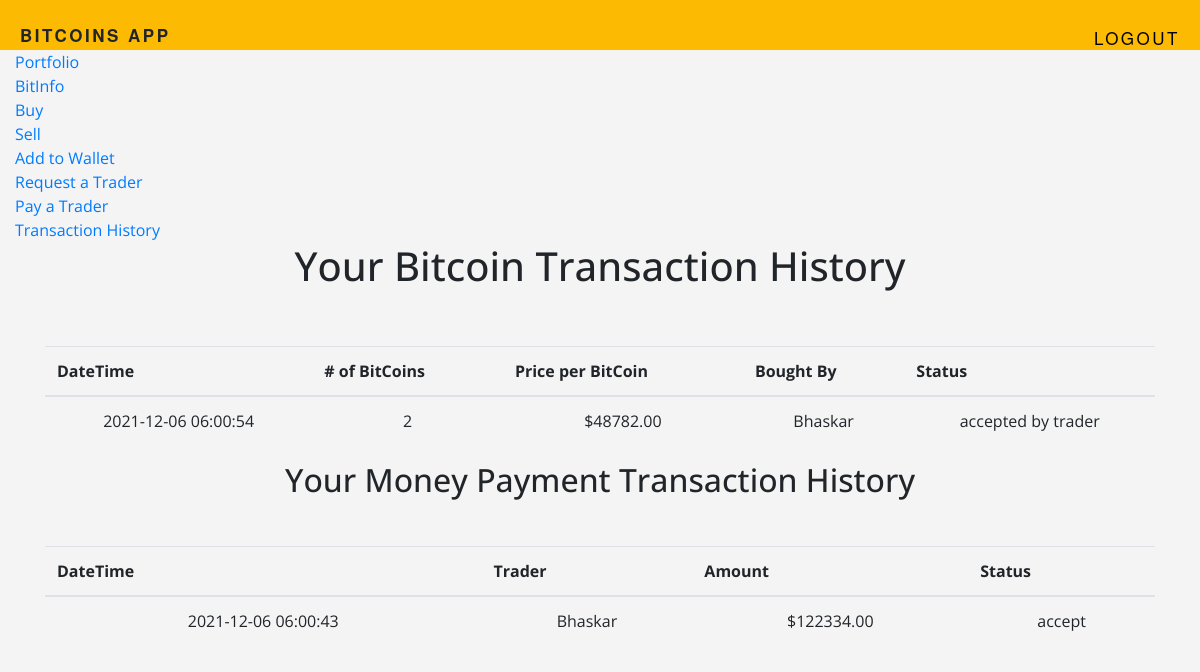
/history (signed in), run on an earlier commit of the app's database.
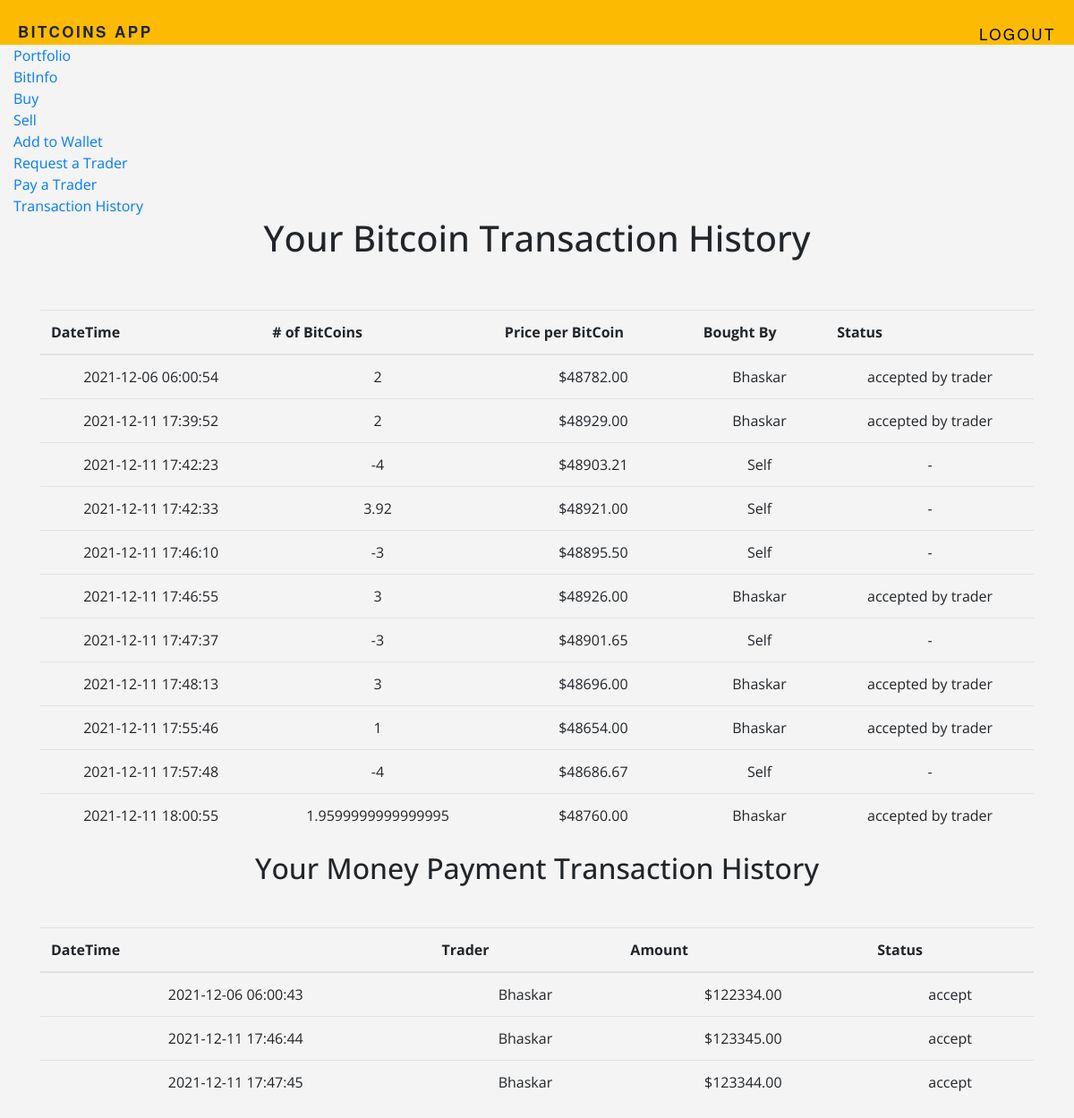
And on a later commit of the database.
### tables this page shows
CREATE TABLE 'BITCOIN_TRANSACTIONS'('NUMBER_OF_BITCOINS' DECIMAL,
	'PRICE' INTEGER,
	'DATE_TIME' TIMESTAMP NOT NULL DEFAULT CURRENT_TIMESTAMP,
	'COMMISSION_TYPE' VARCHAR(1),
	'COMMISSION_AMOUNT' INTEGER,
	'CLIENT_ID' INTEGER,
	'TRADER_ID' INTEGER DEFAULT NULL,
	'FINAL_STATUS' VARCHAR(1),
	PRIMARY KEY ('CLIENT_ID', 'DATE_TIME')
	-- PRIMARY KEY ('CLIENT_ID', 'TRADER_ID', 'DATE_TIME')
	-- FOREIGN KEY ('CLIENT_ID') REFERENCES 'Client' ON DELETE CASCADE,
	-- FOREIGN KEY ('TRADER_ID') REFERENCES 'Trader' ON DELETE CASCADE
);

CREATE TABLE 'User'('USER_ID'  INTEGER NOT NULL PRIMARY KEY AUTOINCREMENT,
	'USERNAME' VARCHAR(20),
	'FNAME' VARCHAR(20), 
	'LNAME' VARCHAR(20),
	'PHONE' INTEGER(10),
	'CELL' INTEGER(10),
	'EMAIL' VARCHAR(50),
	'ROLE' VARCHAR(1) DEFAULT 'c',
	'HPWD' VARCHAR NOT NULL
);

CREATE TABLE 'MONEY_PAYMENT_TRANSACTIONS'('AMOUNT' INTEGER,
	'DATE_TIME' TIMESTAMP NOT NULL DEFAULT CURRENT_TIMESTAMP,
	'TRADER_ID' INT,
	'CLIENT_ID' INT,
	'FINAL_STATUS' VARCHAR(1),
	PRIMARY KEY ('CLIENT_ID', 'TRADER_ID', 'DATE_TIME')
	-- FOREIGN KEY ('CLIENT_ID') REFERENCES 'Client' ON DELETE CASCADE,
	-- FOREIGN KEY ('TRADER_ID') REFERENCES 'Trader' ON DELETE CASCADE
);

### app.py (the view)
@app.route('/history')
@login_required
def history():
    user = session["user_id"]
    previous_bitcoin_transactions = db.execute("SELECT * FROM BITCOIN_TRANSACTIONS b WHERE b.CLIENT_ID = (?)", user)
    username = db.execute("SELECT USER_ID , USERNAME FROM user u")
    usernames={}
    for i in range(len(username)):
        usernames[username[i]["USER_ID"]] = username[i]["USERNAME"]
    previous_moneyPayment_transactions = db.execute("SELECT * FROM MONEY_PAYMENT_TRANSACTIONS WHERE CLIENT_ID = (?)", user)
    return render_template("history.html", previous_bitcoin_transactions=previous_bitcoin_transactions, previous_moneyPayment_transactions=previous_moneyPayment_transactions, usernames = usernames)

### app.py (called while the page is built)
@app.after_request
def after_request(response):
    response.headers["Cache-Control"] = "no-cache, no-store, must-revalidate"
    response.headers["Expires"] = 0
    response.headers["Pragma"] = "no-cache"
    return response

@app.before_request
def before_request():
    g.user = None
    if 'user_id' in session:
        print("\n session['user_id]:", session['user_id'])
        y = db.execute("SELECT * from User")
        role = [w for w in y if w['USER_ID']==session['user_id']]
        print("role: ", role)
        print("\n role: ", role)
        g.role = role[0]['ROLE']
        g.user = role[0]['USERNAME']

def login_required(f):
    @wraps(f)
    def decorated_function(*args, **kwargs):
        if g.user is None:
            return redirect(url_for('login', next=request.url))
        return f(*args, **kwargs)
    return decorated_function

### templates/history.html (shortened to what this page needs)
{%extends "layout.html" %}
{% block content %}
    <section class="hero is-success is-fullheight">
      <div class="hero-body">
        <div class="container">
    <h1><center>Your Bitcoin Transaction History</center><br></h1>
       <table class="table">
      <thead>
        <tr>
          <th scope="col">DateTime</th>
          <th scope="col"># of BitCoins</th>
          <th scope="col">Price per BitCoin</th>
            <th scope="col">Bought By</th>
            <th scope="col">Status</th>
        </tr>
      </thead>
      <tbody>
          {% for i in previous_bitcoin_transactions %}
        <tr>
          <td>{{ i["DATE_TIME"].upper() }}</th>
          <td>{{ i["NUMBER_OF_BITCOINS"] }}</td>
          <td>${{  "%.2f"|format(i["PRICE"]) }}</td>
           {% if i["TRADER_ID"] != None %}
            <td>{{usernames[i["TRADER_ID"]]}}</td>
            {% else %}
            <td>Self</td>
            {% endif %}
            {% if i["FINAL_STATUS"] == '1' and i["TRADER_ID"] != None %}
            <td>accepted by trader</td>
            {% elif i["TRADER_ID"] != None %}
            <td>declined by trader</td>
            {% elif i["TRADER_ID"] == None %}
            <td>-</td>
            {% endif %}
          {% endfor %}
        </tr>
      </tbody>
    </table>
    {% if previous_moneyPayment_transactions %}
    <h2><center>Your Money Payment Transaction History</center><br></h2>
       <table class="table">
      <thead>
        <tr>
          <th scope="col">DateTime</th>
          <th scope="col">Trader</th>
          <th scope="col">Amount</th>
          <th scope="col">Status</th>
        </tr>
      </thead>
      <tbody>
          {% for i in previous_moneyPayment_transactions %}
        <tr>
          <td>{{ i["DATE_TIME"].upper() }}</th>
          <td>{{usernames[i["TRADER_ID"]]}}</td>
          <td>${{"%.2f"|format(i["AMOUNT"]) }}</td>
          <td>{{ 'accept' if i["FINAL_STATUS"] == '1' else 'pending' if i["FINAL_STATUS"] == '0' else 'decline' }}</td>
          {% endfor %}
        </tr>
      </tbody>
    </table>
    {% endif %}
        </div>
      </div>
    </section>
{% endblock %}

### templates/layout.html (shortened to what this page needs)
<!doctype HTML>
    <html lang="en">
      <head>
        <link rel="stylesheet" href="https://stackpath.bootstrapcdn.com/bootstrap/4.1.3/css/bootstrap.min.css">
        <link href="{{ url_for('static', filename='css/main.css') }}" rel="stylesheet">
     </head>
     <body>
        <header>
            <h1 class="title"><b>BitCoins App</b></h1>
            <ul class="name nav navbar-nav ml-auto">
                {% if g.user %}
                    <li><a href="{{ url_for('logout') }}"><font color="#000000">Logout</font></a></li>
                {% endif %}
        </header>
        <div class="container-fluid">
            <ul class="nav navbar-nav navbar-right">
                {% if g.user %}
                  {% if g.role =='trader' %}
                    <li><a href="{{ url_for('bitinfo') }}">BitInfo</a></li>
                    <li><a href="{{url_for('view_requests')}}">View Bitcoin Requests</a></li>
                    <li><a href="{{url_for('trader_accept')}}">View Money Requests</a></li>
                    <li><a href="{{url_for('client_info')}}">View Client Info</a></li>
                  {% elif  g.role =='client' %}
                    <li><a href="{{ url_for('profile') }}">Portfolio</a></li>
                    <li><a href="{{ url_for('bitinfo') }}">BitInfo</a></li>
                    <li><a href="{{url_for('buy')}}">Buy</a></li>
                    <li><a href="{{url_for('sell')}}">Sell</a></li>
                    <li><a href="{{url_for('add_to_wallet')}}">Add to Wallet</a></li>
                    <li><a href="{{url_for('request_a_trader')}}">Request a Trader</a></li>
                    <li><a href="{{url_for('pay_to_trader')}}">Pay a Trader</a></li>
                    <li><a href="{{ url_for('history') }}">Transaction History</a></li>
                  {% elif  g.role =='admin' %}
                    <li><a href="{{ url_for('bitinfo') }}">BitInfo</a></li>
                    <li><a href="{{ url_for('insights')}}">Insights</a></li>
                {% endif %}
                {% else %}
                  <li><a href="{{ url_for('signup') }}">Register</a></li>
                  <li><a href="{{ url_for('login') }}">Login</a></li>
                {% endif %}
            </ul>
            {% block content %}
            {% endblock %}
        </div>
      </body>
</html>

### static/css/main.css (style rules this page uses)
body { background-color: #f4f4f4; font-family: 'Open Sans', sans-serif; }
header { background-color: #fcba03; padding: 25px 0; }
.title { font-family: 'Helvetica Neue', Arial, Helvetica, sans-serif; font-size: 17px; letter-spacing: 2.5px; text-transform: uppercase; margin: 0px 20px; }
td { text-align: center; }
.name { float: right; font-family: 'Helvetica Neue', Arial, Helvetica, sans-serif; font-size: 17px; letter-spacing: 2.5px; text-transform: uppercase; margin: 0px 20px; }
.title { float: left; font-family: 'Helvetica Neue', Arial, Helvetica, sans-serif; font-size: 17px; letter-spacing: 2.5px; text-transform: uppercase; margin: 0px 20px; }

What changed in the data, as far as the page shows it:
added BITCOIN_TRANSACTIONS: DATE_TIME "2021-12-11 17:39:52", NUMBER_OF_BITCOINS "2", PRICE "48929.00", {{ usernames[i["TRADER_ID"]] }} "Bhaskar", FINAL_STATUS "accepted by trader"
added BITCOIN_TRANSACTIONS: DATE_TIME "2021-12-11 17:42:23", NUMBER_OF_BITCOINS "-4", PRICE "48903.21", shows "Self"
added BITCOIN_TRANSACTIONS: DATE_TIME "2021-12-11 17:42:33", NUMBER_OF_BITCOINS "3.92", PRICE "48921.00", shows "Self"
added BITCOIN_TRANSACTIONS: DATE_TIME "2021-12-11 17:46:10", NUMBER_OF_BITCOINS "-3", PRICE "48895.50", shows "Self"
added BITCOIN_TRANSACTIONS: DATE_TIME "2021-12-11 17:46:55", NUMBER_OF_BITCOINS "3", PRICE "48926.00", {{ usernames[i["TRADER_ID"]] }} "Bhaskar", FINAL_STATUS "accepted by trader"
added BITCOIN_TRANSACTIONS: DATE_TIME "2021-12-11 17:47:37", NUMBER_OF_BITCOINS "-3", PRICE "48901.65", shows "Self"
added BITCOIN_TRANSACTIONS: DATE_TIME "2021-12-11 17:48:13", NUMBER_OF_BITCOINS "3", PRICE "48696.00", {{ usernames[i["TRADER_ID"]] }} "Bhaskar", FINAL_STATUS "accepted by trader"
added BITCOIN_TRANSACTIONS: DATE_TIME "2021-12-11 17:55:46", NUMBER_OF_BITCOINS "1", PRICE "48654.00", {{ usernames[i["TRADER_ID"]] }} "Bhaskar", FINAL_STATUS "accepted by trader"
added BITCOIN_TRANSACTIONS: DATE_TIME "2021-12-11 17:57:48", NUMBER_OF_BITCOINS "-4", PRICE "48686.67", shows "Self"
added BITCOIN_TRANSACTIONS: DATE_TIME "2021-12-11 18:00:55", NUMBER_OF_BITCOINS "1.9599999999999995", PRICE "48760.00", {{ usernames[i["TRADER_ID"]] }} "Bhaskar", FINAL_STATUS "accepted by trader"
added MONEY_PAYMENT_TRANSACTIONS: DATE_TIME "2021-12-11 17:46:44", {{ usernames[i["TRADER_ID"]] }} "Bhaskar", AMOUNT "123345.00", FINAL_STATUS "accept"
added MONEY_PAYMENT_TRANSACTIONS: DATE_TIME "2021-12-11 17:47:45", {{ usernames[i["TRADER_ID"]] }} "Bhaskar", AMOUNT "123344.00", FINAL_STATUS "accept"
